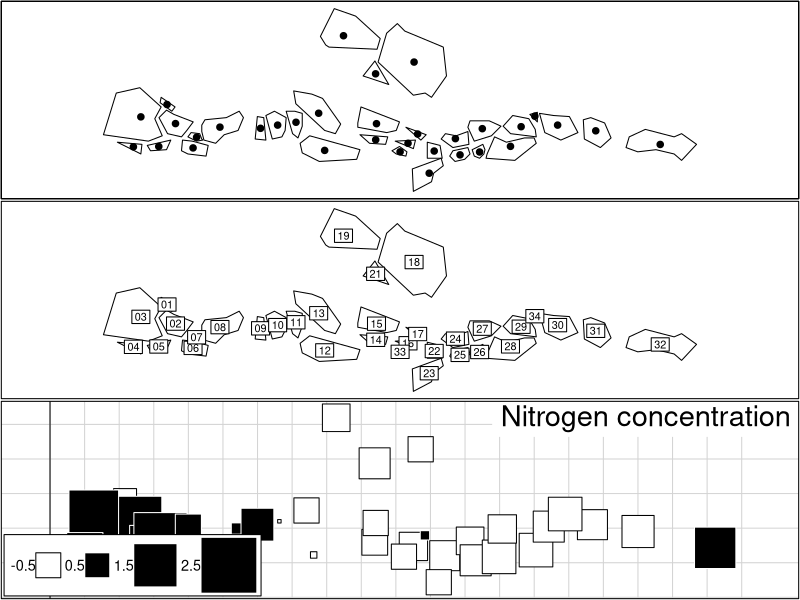

Source code (R):
library(ade4)


### Name: kcponds
### Title: Ponds in a nature reserve
### Aliases: kcponds
### Keywords: datasets

### ** Examples

data(kcponds)
w <- as.numeric(scalewt(kcponds$tab$N))

if(adegraphicsLoaded()) {
  if(requireNamespace("sp", quietly = TRUE)) {
    g1 <- s.label(kcponds$xy, Sp = kcponds$Spatial, pSp.col = "white", nb = kcponds$nb, 
      plab.cex = 0, paxes.asp = "fill", plot = FALSE)
    g2 <- s.label(kcponds$xy, Sp = kcponds$Spatial, pSp.col = "white", plabels.cex = 0.8, 
      paxes.asp = "fill", plot = FALSE)
    g3 <- s.value(kcponds$xy, w, psub.text = "Nitrogen concentration", paxe.asp = "fill", 
      plot = FALSE)
    G <- rbindADEg(g1, g2, g3, plot = TRUE)
  }

} else {
  par(mfrow=c(3, 1))
  area.plot(kcponds$area)
  s.label(kcponds$xy, add.p = TRUE, cpoi = 2, clab = 0)
  s.label(kcponds$xy, add.p = TRUE, cpoi = 3, clab = 0)
  s.label(kcponds$xy, add.p = TRUE, cpoi = 0, clab = 0, neig = kcponds$neig, cneig = 1)
  area.plot(kcponds$area)
  s.label(kcponds$xy, add.p = TRUE, clab = 1.5)
  s.value(kcponds$xy, w, cleg = 2, sub = "Nitrogen concentration", csub = 4, 
    possub = "topright", include = FALSE)
  par(mfrow = c(1, 1))
}

## Not run: 
##D   par(mfrow = c(3, 1))
##D   pca1 <- dudi.pca(kcponds$tab, scan = FALSE, nf = 4)
##D   if(requireNamespace("spdep", quietly = TRUE)) {
##D     multi1 <- multispati(pca1, spdep::nb2listw(neig2nb(kcponds$neig)), scannf = FALSE, nfposi = 2, 
##D       nfnega = 1)
##D     summary(multi1)
##D   }
##D   par(mfrow = c(1, 1))
## End(Not run)
